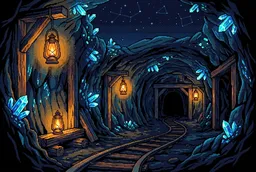
#> input picture assets/concept-art/areas/cinderhead-mine.webp, 256 x 172 px, shrunk from 1264 x 848 before the run
$ python -i gen_interior_object.py   (imports and definitions only)
#> lines starting #> are read from the running program, lines starting #| are printed output that depends on the picture
#> further down, picture is the input picture: PIL image 256x172 RGB; mean R, G, B 33.4, 39.1, 48.8
#!/usr/bin/env python3
"""
Generate a single transparent interior FURNITURE object master (docs/world/interiors.md §1,
art-style §I/§14b). Objects are whole multi-tile transparent sprites packed by pack_objects.py.

generate-image (Google Nano) has no native alpha, so we render the brief on a flat MAGENTA
chroma field (art-style §6), key the magenta out, autocrop, then snap onto an exact WxH
tile canvas. `--provider openai` (gpt-image-2.5, the 2026-10 default) uses NATIVE alpha
instead: no magenta in the brief, and the snap measures the bbox on alpha>=64 (2.5 leaves a
faint haze), BOX-resamples to fit and hard-thresholds alpha at 96 (the reedcutter_hut recipe).
`--input-image` passes style references through; `--raw-out` keeps the full-res gen.
Snap onto an exact WxH
tile-multiple canvas (bottom-centred, with `--top-pad` rows reserved on top for a roof/lamp
overhang). Composites the result over a checkerboard at /tmp for a clean-transparency eyeball.

  python3 tools/maps/gen_interior_object.py --stem altar --w 3 --h 3 --top-pad 1 \
      --subject "a warm lamp-shrine altar ..."

Writes assets/tilesets/interior/objects/<stem>.png  (16px-multiple, transparent).
"""
from __future__ import annotations
import argparse, subprocess, sys, tempfile
from pathlib import Path
from PIL import Image

REPO = Path(__file__).resolve().parents[2]
GEN = REPO / ".claude/skills/generate-image/scripts/generate.py"
OBJDIR = REPO / "assets/tilesets/interior/objects"
PY = sys.executable

MAGENTA = (255, 0, 255)
_BASE = ("Original 16-bit SNES-era RPG pixel-art furniture sprite, chunky pixels, "
         "dark-ink outline, top-left light source, GBC-restrained palette, NO text. "
         "The ENTIRE background is FLAT PURE MAGENTA #FF00FF (no shadow, no gradient, no "
         "checkerboard) so it can be keyed out; keep magenta OUT of the object's own colours. ")
# Two projections (docs/world/interiors.md §1):
#   topdown — free-standing pieces: visible top surface + short front face.
#   front   — WALL-MOUNTED pieces: a strict straight-on FRONT ELEVATION (like a
#             doll's-house wall): absolutely NO isometric or 3/4 angle, NO top
#             surface visible, NO perspective — and the piece must fill the
#             frame EDGE TO EDGE so it sits flush against the room's wall.
_BASE_ALPHA = ("Original 16-bit SNES-era RPG pixel-art furniture sprite, chunky crisp pixels, "
               "dark-ink outline, top-left light source, warm restrained palette, NO text. "
               "TRANSPARENT background: just the object, no floor, no wall, no room. ")
STYLE = {
    "topdown": _BASE + ("A single object drawn whole, viewed from the gentle top-down-with-"
                        "a-hint-of-front angle of a classic RPG room interior: most of the "
                        "sprite is the object's TOP surface, with a short front face strip "
                        "at the bottom. "),
    "front": _BASE + ("A single piece of furniture drawn as a strict STRAIGHT-ON FRONT "
                      "ELEVATION, dead-centre eye level, zero perspective — NOT isometric, "
                      "NOT three-quarter view, no visible top surface, no side faces, no "
                      "floor. It stands against a wall, so the artwork must FILL THE FRAME "
                      "EDGE TO EDGE horizontally and reach the very bottom of the frame "
                      "(its feet/base at the bottom edge). "),
}


# [62 lines left out: functions alpha_snap, key_and_snap, not called in this run]


def checker(im: Image.Image, scale: int = 6) -> Image.Image:
#> called with scale = 6
    big = im.resize((im.width * scale, im.height * scale), Image.NEAREST)
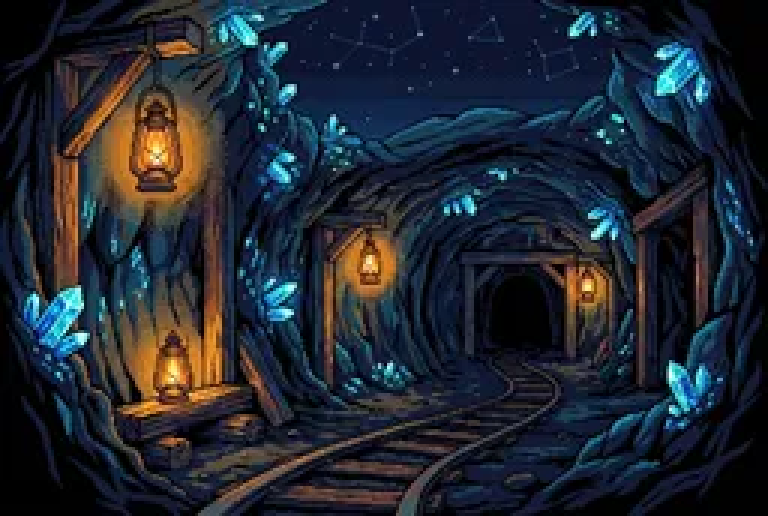
#> big: PIL image 1536x1032 RGB (shown at 1/2 size); mean R, G, B 33.4, 39.1, 48.8
    bg = Image.new("RGBA", big.size)
#> bg: PIL image 1536x1032 RGBA; every value is 0
    c = 12 * scale
    for y in range(0, big.height, c):
        for x in range(0, big.width, c):
            shade = 200 if ((x // c + y // c) % 2 == 0) else 150
            for yy in range(y, min(y + c, big.height)):
                for xx in range(x, min(x + c, big.width)):
                    bg.putpixel((xx, yy), (shade, shade, shade, 255))
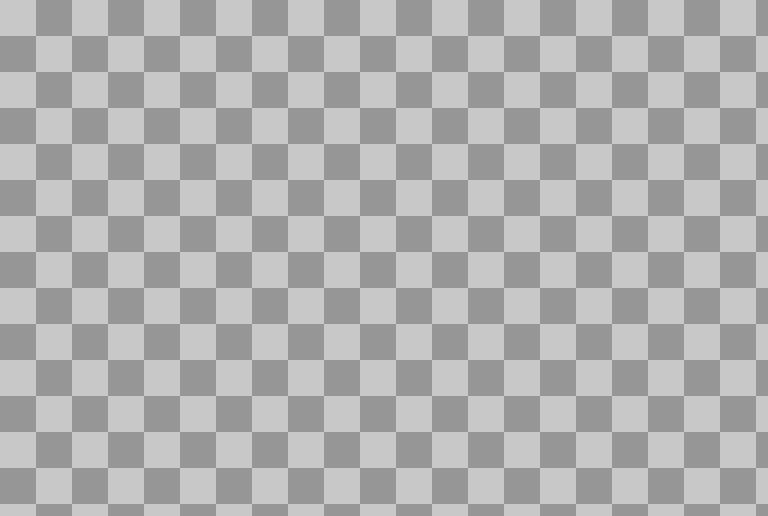
#> bg: PIL image 1536x1032 RGBA (shown at 1/2 size); mean R, G, B, A 175, 175, 175, 255
#> (the run stopped early here; a loop or call above may not have finished)

$ run again, on assets/concept-art/areas/farlamp-isles.webp
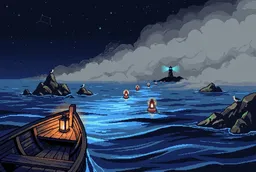
#> input picture assets/concept-art/areas/farlamp-isles.webp, 256 x 172 px, shrunk from 1264 x 848 before the run
#> picture is the input picture: PIL image 256x172 RGB; mean R, G, B 53, 68.9, 94.8
#> in checker, `big = im.resize((im.width * scale, im.height * scale), Image.NEAREST)`:
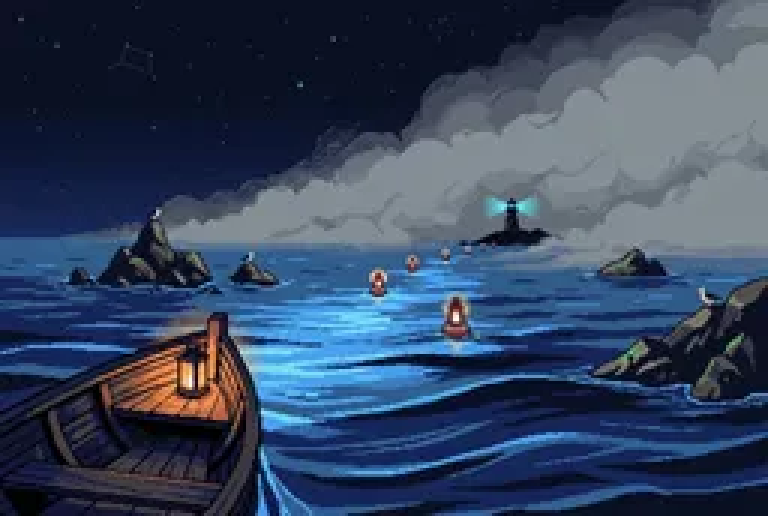
#> big: PIL image 1536x1032 RGB (shown at 1/2 size); mean R, G, B 53, 68.9, 94.8

$ run again, on assets/concept-art/areas/galehigh-terraces.webp
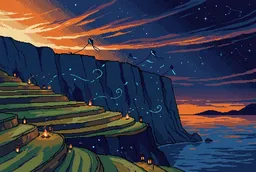
#> input picture assets/concept-art/areas/galehigh-terraces.webp, 256 x 172 px, shrunk from 1264 x 848 before the run
#> picture is the input picture: PIL image 256x172 RGB; mean R, G, B 59.8, 59.4, 72.5
#> in checker, `big = im.resize((im.width * scale, im.height * scale), Image.NEAREST)`:
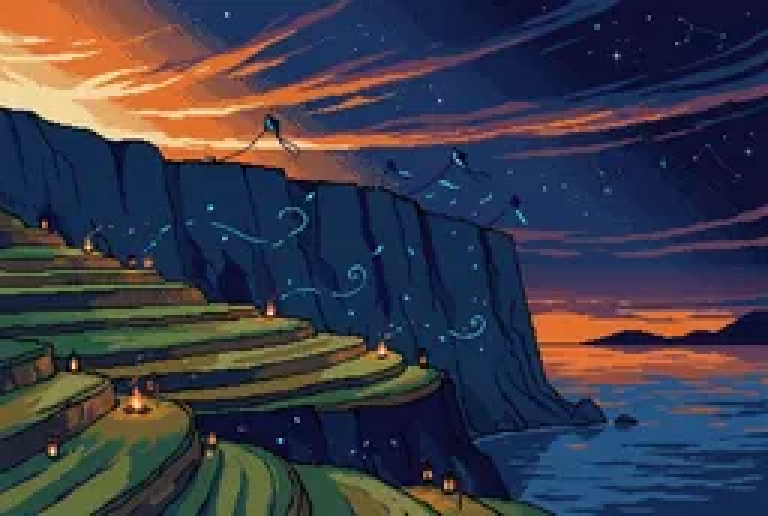
#> big: PIL image 1536x1032 RGB (shown at 1/2 size); mean R, G, B 59.8, 59.4, 72.5
